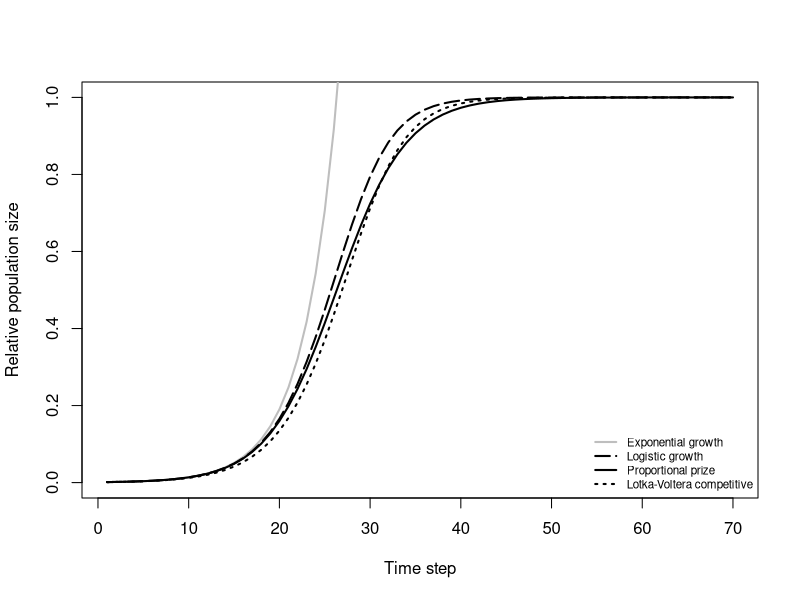

R code for this plot:
# 2019 10 30 I.Zliobaite

# experimental plot -- exponential growth, logistic growth, Lotka growth, Red Queen

W1 <- 1
S1 <- 1.3
S2 <- 1
E1 <- 1
E2 <- 999
EE <- E1 + E2

a_Lotka <- S1 - 1 - 0.25

cik <- 70

E_exp <- E1
E_log <- E1
E_Lotka <- E1
E_RQ <- E1



results_all <- c()

for (sk in 1:cik){
  E_exp <- E_exp*S1  
  E_log <- E_log + (S1-1)*E_log*(1 - E_log/EE)
  E_Lotka <- E_Lotka + (S1-1)*E_Lotka*(1 - E_Lotka/EE)*(1 - a_Lotka)
  E_RQ <- E_RQ*S1/(S1*E_RQ/EE + 1 - E_RQ/EE)
  results_all <- rbind(results_all,cbind(sk,E_exp/EE,E_log/EE,E_Lotka/EE,E_RQ/EE))
}
colnames(results_all) <- c('sk','E_exp','E_log','E_Lotka','E_RQ')

pdf('fig_FigA1.pdf',height = 4, width = 4.5)
plot(NA,NA,xlim = c(1,cik),ylim = c(0,1), xlab = 'Time step', ylab = 'Relative population size')
lines(results_all[,'E_exp'],col='grey', lwd = 2)
lines(results_all[,'E_log'],lty=5, lwd = 2)
lines(results_all[,'E_Lotka'],lty=3,col='black', lwd = 2)
lines(results_all[,'E_RQ'],lty=1, lwd = 2)
legend('bottomright',lwd = 2, col = c('gray','black','black','black'),lty = c(1,5,1,3),legend = c('Exponential growth','Logistic growth','Proportional prize','Lotka-Voltera competitive'),cex = 0.7, bty = 'n')
dev.off()
